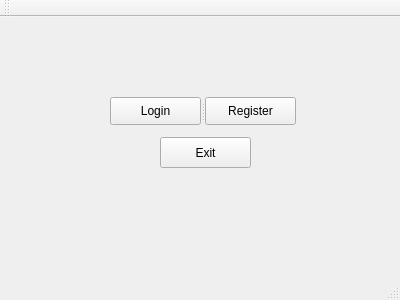
<?xml version="1.0" encoding="UTF-8"?>
<ui version="4.0">
 <class>MainWindow</class>
 <widget class="QMainWindow" name="MainWindow">
  <property name="geometry">
   <rect>
    <x>0</x>
    <y>0</y>
    <width>400</width>
    <height>300</height>
   </rect>
  </property>
  <property name="windowTitle">
   <string>MainWindow</string>
  </property>
  <widget class="QWidget" name="centralWidget">
   <widget class="QPushButton" name="pushButton_3">
    <property name="geometry">
     <rect>
      <x>160</x>
      <y>120</y>
      <width>91</width>
      <height>31</height>
     </rect>
    </property>
    <property name="text">
     <string>Exit</string>
    </property>
   </widget>
   <widget class="QSplitter" name="splitter">
    <property name="geometry">
     <rect>
      <x>110</x>
      <y>80</y>
      <width>186</width>
      <height>28</height>
     </rect>
    </property>
    <property name="orientation">
     <enum>Qt::Horizontal</enum>
    </property>
    <widget class="QPushButton" name="pushButton">
     <property name="text">
      <string>Login</string>
     </property>
    </widget>
    <widget class="QPushButton" name="pushButton_2">
     <property name="text">
      <string>Register</string>
     </property>
    </widget>
   </widget>
  </widget>
  <widget class="QToolBar" name="mainToolBar">
   <attribute name="toolBarArea">
    <enum>TopToolBarArea</enum>
   </attribute>
   <attribute name="toolBarBreak">
    <bool>false</bool>
   </attribute>
  </widget>
  <widget class="QStatusBar" name="statusBar"/>
 </widget>
 <layoutdefault spacing="6" margin="11"/>
 <resources/>
 <connections>
  <connection>
   <sender>pushButton_3</sender>
   <signal>clicked()</signal>
   <receiver>MainWindow</receiver>
   <slot>close()</slot>
   <hints>
    <hint type="sourcelabel">
     <x>212</x>
     <y>150</y>
    </hint>
    <hint type="destinationlabel">
     <x>300</x>
     <y>219</y>
    </hint>
   </hints>
  </connection>
 </connections>
</ui>
